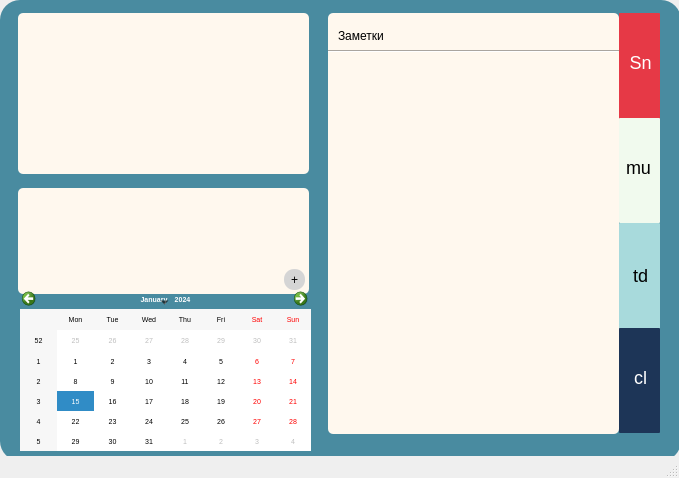
<?xml version="1.0" encoding="UTF-8"?>
<ui version="4.0">
 <class>MainWindow</class>
 <widget class="QMainWindow" name="MainWindow">
  <property name="geometry">
   <rect>
    <x>0</x>
    <y>0</y>
    <width>679</width>
    <height>478</height>
   </rect>
  </property>
  <property name="windowTitle">
   <string>MainWindow</string>
  </property>
  <widget class="QWidget" name="centralwidget">
   <widget class="QTableView" name="tableView_4">
    <property name="geometry">
     <rect>
      <x>328</x>
      <y>13</y>
      <width>291</width>
      <height>421</height>
     </rect>
    </property>
    <property name="mouseTracking">
     <bool>false</bool>
    </property>
    <property name="tabletTracking">
     <bool>false</bool>
    </property>
    <property name="styleSheet">
     <string notr="true">background-color: rgb(255, 248, 238);
border-radius: 5px;</string>
    </property>
    <property name="lineWidth">
     <number>1</number>
    </property>
    <property name="tabKeyNavigation">
     <bool>false</bool>
    </property>
    <property name="showDropIndicator" stdset="0">
     <bool>false</bool>
    </property>
    <property name="dragDropMode">
     <enum>QAbstractItemView::NoDragDrop</enum>
    </property>
    <property name="defaultDropAction">
     <enum>Qt::CopyAction</enum>
    </property>
   </widget>
   <widget class="QTableView" name="tableView_8">
    <property name="geometry">
     <rect>
      <x>18</x>
      <y>13</y>
      <width>291</width>
      <height>161</height>
     </rect>
    </property>
    <property name="mouseTracking">
     <bool>false</bool>
    </property>
    <property name="tabletTracking">
     <bool>false</bool>
    </property>
    <property name="styleSheet">
     <string notr="true">background-color: rgb(255, 248, 238);
border-radius: 5px;</string>
    </property>
    <property name="tabKeyNavigation">
     <bool>false</bool>
    </property>
    <property name="showDropIndicator" stdset="0">
     <bool>false</bool>
    </property>
    <property name="dragDropMode">
     <enum>QAbstractItemView::NoDragDrop</enum>
    </property>
    <property name="defaultDropAction">
     <enum>Qt::CopyAction</enum>
    </property>
   </widget>
   <widget class="QLabel" name="label_9">
    <property name="geometry">
     <rect>
      <x>338</x>
      <y>28</y>
      <width>281</width>
      <height>16</height>
     </rect>
    </property>
    <property name="styleSheet">
     <string notr="true">background-color: rgb(255, 248, 238);
border-radius: 5px;</string>
    </property>
    <property name="text">
     <string>Заметки</string>
    </property>
   </widget>
   <widget class="QTableView" name="tableView_17">
    <property name="geometry">
     <rect>
      <x>619</x>
      <y>223</y>
      <width>41</width>
      <height>106</height>
     </rect>
    </property>
    <property name="mouseTracking">
     <bool>false</bool>
    </property>
    <property name="tabletTracking">
     <bool>false</bool>
    </property>
    <property name="styleSheet">
     <string notr="true">background-color: rgb(168, 218, 220);
border-radius: 1px;</string>
    </property>
    <property name="tabKeyNavigation">
     <bool>false</bool>
    </property>
    <property name="showDropIndicator" stdset="0">
     <bool>false</bool>
    </property>
    <property name="dragDropMode">
     <enum>QAbstractItemView::NoDragDrop</enum>
    </property>
    <property name="defaultDropAction">
     <enum>Qt::CopyAction</enum>
    </property>
   </widget>
   <widget class="Line" name="line">
    <property name="geometry">
     <rect>
      <x>328</x>
      <y>43</y>
      <width>291</width>
      <height>16</height>
     </rect>
    </property>
    <property name="styleSheet">
     <string notr="true">background-color: rgb(255, 248, 238);
</string>
    </property>
    <property name="orientation">
     <enum>Qt::Horizontal</enum>
    </property>
   </widget>
   <widget class="QTableView" name="tableView_14">
    <property name="geometry">
     <rect>
      <x>619</x>
      <y>13</y>
      <width>41</width>
      <height>106</height>
     </rect>
    </property>
    <property name="cursor" stdset="0">
     <cursorShape>ArrowCursor</cursorShape>
    </property>
    <property name="mouseTracking">
     <bool>false</bool>
    </property>
    <property name="tabletTracking">
     <bool>false</bool>
    </property>
    <property name="toolTipDuration">
     <number>-1</number>
    </property>
    <property name="styleSheet">
     <string notr="true">background-color: rgb(230, 57, 70);
border-radius: 1px;</string>
    </property>
    <property name="lineWidth">
     <number>1</number>
    </property>
    <property name="tabKeyNavigation">
     <bool>false</bool>
    </property>
    <property name="showDropIndicator" stdset="0">
     <bool>false</bool>
    </property>
    <property name="dragDropMode">
     <enum>QAbstractItemView::NoDragDrop</enum>
    </property>
    <property name="defaultDropAction">
     <enum>Qt::CopyAction</enum>
    </property>
   </widget>
   <widget class="QTableView" name="tableView_9">
    <property name="geometry">
     <rect>
      <x>18</x>
      <y>188</y>
      <width>291</width>
      <height>106</height>
     </rect>
    </property>
    <property name="mouseTracking">
     <bool>false</bool>
    </property>
    <property name="tabletTracking">
     <bool>false</bool>
    </property>
    <property name="styleSheet">
     <string notr="true">background-color: rgb(255, 248, 238);
border-radius: 5px;</string>
    </property>
    <property name="tabKeyNavigation">
     <bool>false</bool>
    </property>
    <property name="showDropIndicator" stdset="0">
     <bool>false</bool>
    </property>
    <property name="dragDropMode">
     <enum>QAbstractItemView::NoDragDrop</enum>
    </property>
    <property name="defaultDropAction">
     <enum>Qt::CopyAction</enum>
    </property>
   </widget>
   <widget class="QTableView" name="tableView_15">
    <property name="geometry">
     <rect>
      <x>619</x>
      <y>118</y>
      <width>41</width>
      <height>105</height>
     </rect>
    </property>
    <property name="mouseTracking">
     <bool>false</bool>
    </property>
    <property name="tabletTracking">
     <bool>false</bool>
    </property>
    <property name="styleSheet">
     <string notr="true">background-color: rgb(241, 250, 238);
border-radius: 1px;</string>
    </property>
    <property name="tabKeyNavigation">
     <bool>false</bool>
    </property>
    <property name="showDropIndicator" stdset="0">
     <bool>false</bool>
    </property>
    <property name="dragDropMode">
     <enum>QAbstractItemView::NoDragDrop</enum>
    </property>
    <property name="defaultDropAction">
     <enum>Qt::CopyAction</enum>
    </property>
   </widget>
   <widget class="QTableView" name="tableView_16">
    <property name="geometry">
     <rect>
      <x>619</x>
      <y>328</y>
      <width>41</width>
      <height>105</height>
     </rect>
    </property>
    <property name="mouseTracking">
     <bool>false</bool>
    </property>
    <property name="tabletTracking">
     <bool>false</bool>
    </property>
    <property name="styleSheet">
     <string notr="true">background-color: rgb(29, 53, 87);
border-radius: 1px;</string>
    </property>
    <property name="tabKeyNavigation">
     <bool>false</bool>
    </property>
    <property name="showDropIndicator" stdset="0">
     <bool>false</bool>
    </property>
    <property name="dragDropMode">
     <enum>QAbstractItemView::NoDragDrop</enum>
    </property>
    <property name="defaultDropAction">
     <enum>Qt::CopyAction</enum>
    </property>
   </widget>
   <widget class="QTableView" name="tableView">
    <property name="geometry">
     <rect>
      <x>0</x>
      <y>0</y>
      <width>681</width>
      <height>461</height>
     </rect>
    </property>
    <property name="mouseTracking">
     <bool>false</bool>
    </property>
    <property name="tabletTracking">
     <bool>false</bool>
    </property>
    <property name="styleSheet">
     <string notr="true">background-color: rgb(73, 139, 160);
border-radius: 20px;</string>
    </property>
    <property name="tabKeyNavigation">
     <bool>false</bool>
    </property>
    <property name="showDropIndicator" stdset="0">
     <bool>false</bool>
    </property>
    <property name="dragDropMode">
     <enum>QAbstractItemView::NoDragDrop</enum>
    </property>
    <property name="defaultDropAction">
     <enum>Qt::CopyAction</enum>
    </property>
   </widget>
   <widget class="QPlainTextEdit" name="plainTextEdit">
    <property name="geometry">
     <rect>
      <x>30</x>
      <y>20</y>
      <width>271</width>
      <height>151</height>
     </rect>
    </property>
    <property name="styleSheet">
     <string notr="true">background-color: rgb(255, 248, 238);
border-radius: 0px;</string>
    </property>
   </widget>
   <widget class="QPlainTextEdit" name="plainTextEdit_2">
    <property name="geometry">
     <rect>
      <x>30</x>
      <y>190</y>
      <width>271</width>
      <height>81</height>
     </rect>
    </property>
    <property name="styleSheet">
     <string notr="true">background-color: rgb(255, 248, 238);
border-radius: 0px;</string>
    </property>
   </widget>
   <widget class="QPlainTextEdit" name="plainTextEdit_3">
    <property name="geometry">
     <rect>
      <x>340</x>
      <y>70</y>
      <width>261</width>
      <height>351</height>
     </rect>
    </property>
    <property name="styleSheet">
     <string notr="true">background-color: rgb(255, 248, 238);
border-radius: 0px;</string>
    </property>
   </widget>
   <widget class="QPushButton" name="pushButton">
    <property name="geometry">
     <rect>
      <x>284</x>
      <y>269</y>
      <width>21</width>
      <height>21</height>
     </rect>
    </property>
    <property name="styleSheet">
     <string notr="true">background-color: rgb(213, 213, 213);
border-radius: 10px;</string>
    </property>
    <property name="text">
     <string>+</string>
    </property>
   </widget>
   <widget class="QPushButton" name="pushButton_10">
    <property name="geometry">
     <rect>
      <x>630</x>
      <y>37</y>
      <width>21</width>
      <height>51</height>
     </rect>
    </property>
    <property name="toolTip">
     <string>&lt;html&gt;&lt;head/&gt;&lt;body&gt;&lt;p align=&quot;center&quot;&gt;&lt;br/&gt;&lt;span style=&quot; font-size:10pt; color:#ffffff;&quot;&gt;Sn&lt;/span&gt;&lt;/p&gt;&lt;/body&gt;&lt;/html&gt;</string>
    </property>
    <property name="toolTipDuration">
     <number>-1</number>
    </property>
    <property name="whatsThis">
     <string>&lt;html&gt;&lt;head/&gt;&lt;body&gt;&lt;p&gt;&lt;span style=&quot; font-size:10pt; color:#ffffff;&quot;&gt;Sn&lt;/span&gt;&lt;/p&gt;&lt;/body&gt;&lt;/html&gt;</string>
    </property>
    <property name="styleSheet">
     <string notr="true">background-color: rgb(230, 57, 70);
border-radius: 5px;
font-size:18px;
color:white;</string>
    </property>
    <property name="text">
     <string>Sn</string>
    </property>
    <property name="iconSize">
     <size>
      <width>20</width>
      <height>20</height>
     </size>
    </property>
   </widget>
   <widget class="QPushButton" name="pushButton_8">
    <property name="geometry">
     <rect>
      <x>630</x>
      <y>352</y>
      <width>21</width>
      <height>51</height>
     </rect>
    </property>
    <property name="toolTip">
     <string>&lt;html&gt;&lt;head/&gt;&lt;body&gt;&lt;p align=&quot;center&quot;&gt;&lt;br/&gt;&lt;span style=&quot; font-size:10pt; color:#ffffff;&quot;&gt;Sn&lt;/span&gt;&lt;/p&gt;&lt;/body&gt;&lt;/html&gt;</string>
    </property>
    <property name="toolTipDuration">
     <number>-1</number>
    </property>
    <property name="whatsThis">
     <string>&lt;html&gt;&lt;head/&gt;&lt;body&gt;&lt;p&gt;&lt;span style=&quot; font-size:10pt; color:#ffffff;&quot;&gt;Sn&lt;/span&gt;&lt;/p&gt;&lt;/body&gt;&lt;/html&gt;</string>
    </property>
    <property name="styleSheet">
     <string notr="true">background-color: rgb(29, 53, 87);
border-radius: 1px;
font-size:18px;
color:white;</string>
    </property>
    <property name="text">
     <string>cl</string>
    </property>
    <property name="iconSize">
     <size>
      <width>20</width>
      <height>20</height>
     </size>
    </property>
   </widget>
   <widget class="QPushButton" name="pushButton_9">
    <property name="geometry">
     <rect>
      <x>623</x>
      <y>142</y>
      <width>31</width>
      <height>51</height>
     </rect>
    </property>
    <property name="toolTip">
     <string>&lt;html&gt;&lt;head/&gt;&lt;body&gt;&lt;p align=&quot;center&quot;&gt;&lt;br/&gt;&lt;span style=&quot; font-size:10pt; color:#ffffff;&quot;&gt;Sn&lt;/span&gt;&lt;/p&gt;&lt;/body&gt;&lt;/html&gt;</string>
    </property>
    <property name="toolTipDuration">
     <number>-1</number>
    </property>
    <property name="whatsThis">
     <string>&lt;html&gt;&lt;head/&gt;&lt;body&gt;&lt;p&gt;&lt;span style=&quot; font-size:10pt; color:#ffffff;&quot;&gt;Sn&lt;/span&gt;&lt;/p&gt;&lt;/body&gt;&lt;/html&gt;</string>
    </property>
    <property name="styleSheet">
     <string notr="true">background-color: rgb(241, 250, 238);
border-radius: 1px;
font-size:18px;</string>
    </property>
    <property name="text">
     <string>mu</string>
    </property>
    <property name="iconSize">
     <size>
      <width>20</width>
      <height>20</height>
     </size>
    </property>
   </widget>
   <widget class="QPushButton" name="pushButton_11">
    <property name="geometry">
     <rect>
      <x>630</x>
      <y>250</y>
      <width>21</width>
      <height>51</height>
     </rect>
    </property>
    <property name="toolTip">
     <string>&lt;html&gt;&lt;head/&gt;&lt;body&gt;&lt;p align=&quot;center&quot;&gt;&lt;br/&gt;&lt;span style=&quot; font-size:10pt; color:#ffffff;&quot;&gt;Sn&lt;/span&gt;&lt;/p&gt;&lt;/body&gt;&lt;/html&gt;</string>
    </property>
    <property name="toolTipDuration">
     <number>-1</number>
    </property>
    <property name="whatsThis">
     <string>&lt;html&gt;&lt;head/&gt;&lt;body&gt;&lt;p&gt;&lt;span style=&quot; font-size:10pt; color:#ffffff;&quot;&gt;Sn&lt;/span&gt;&lt;/p&gt;&lt;/body&gt;&lt;/html&gt;</string>
    </property>
    <property name="styleSheet">
     <string notr="true">background-color: rgb(168, 218, 220);
border-radius: 1px;
font-size:18px;</string>
    </property>
    <property name="text">
     <string>td</string>
    </property>
    <property name="iconSize">
     <size>
      <width>20</width>
      <height>20</height>
     </size>
    </property>
   </widget>
   <widget class="QCalendarWidget" name="calendarWidget">
    <property name="geometry">
     <rect>
      <x>20</x>
      <y>290</y>
      <width>291</width>
      <height>161</height>
     </rect>
    </property>
    <property name="font">
     <font>
      <pointsize>5</pointsize>
      <stylestrategy>PreferAntialias</stylestrategy>
     </font>
    </property>
    <property name="styleSheet">
     <string notr="true">border-radius: 0px;</string>
    </property>
   </widget>
   <zorder>tableView</zorder>
   <zorder>tableView_4</zorder>
   <zorder>tableView_8</zorder>
   <zorder>label_9</zorder>
   <zorder>tableView_17</zorder>
   <zorder>line</zorder>
   <zorder>tableView_14</zorder>
   <zorder>tableView_9</zorder>
   <zorder>tableView_15</zorder>
   <zorder>tableView_16</zorder>
   <zorder>plainTextEdit</zorder>
   <zorder>plainTextEdit_2</zorder>
   <zorder>plainTextEdit_3</zorder>
   <zorder>pushButton</zorder>
   <zorder>pushButton_10</zorder>
   <zorder>pushButton_8</zorder>
   <zorder>pushButton_9</zorder>
   <zorder>pushButton_11</zorder>
   <zorder>calendarWidget</zorder>
  </widget>
  <widget class="QStatusBar" name="statusbar"/>
 </widget>
 <resources/>
 <connections/>
</ui>
